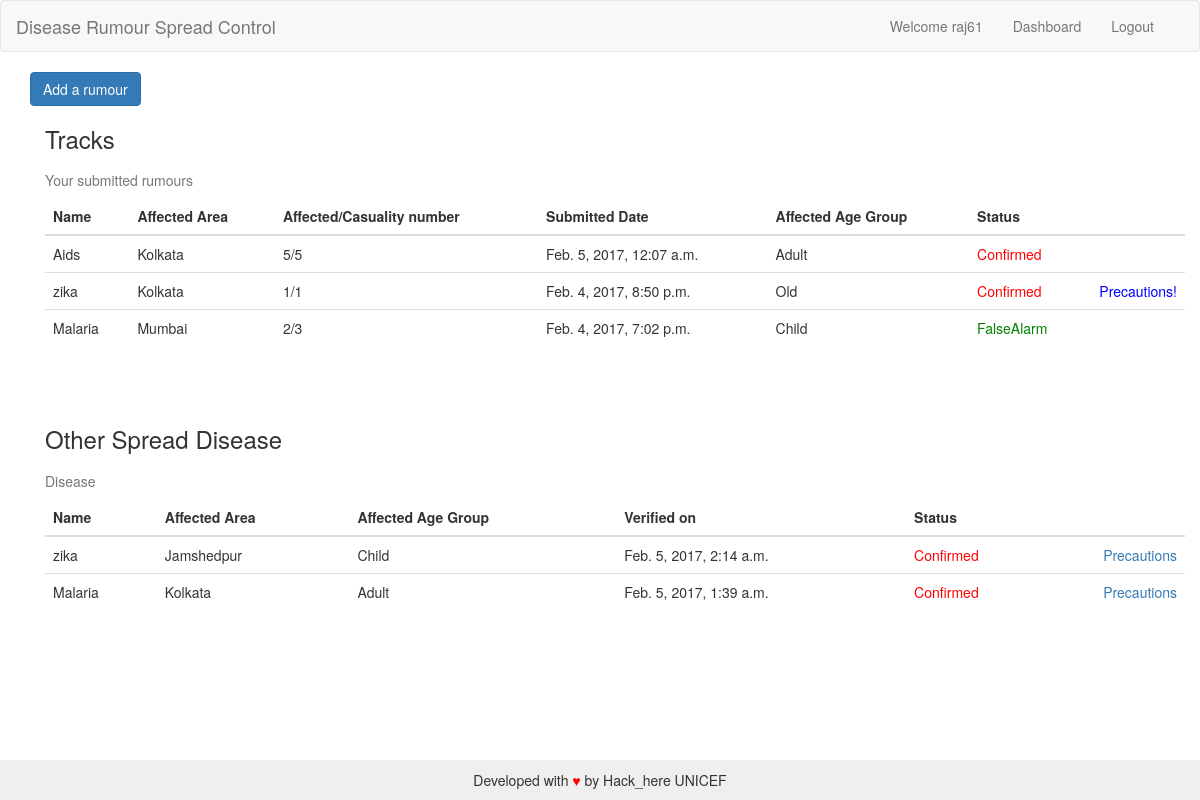
Page /dashboard/ (signed in) on the earlier database version.
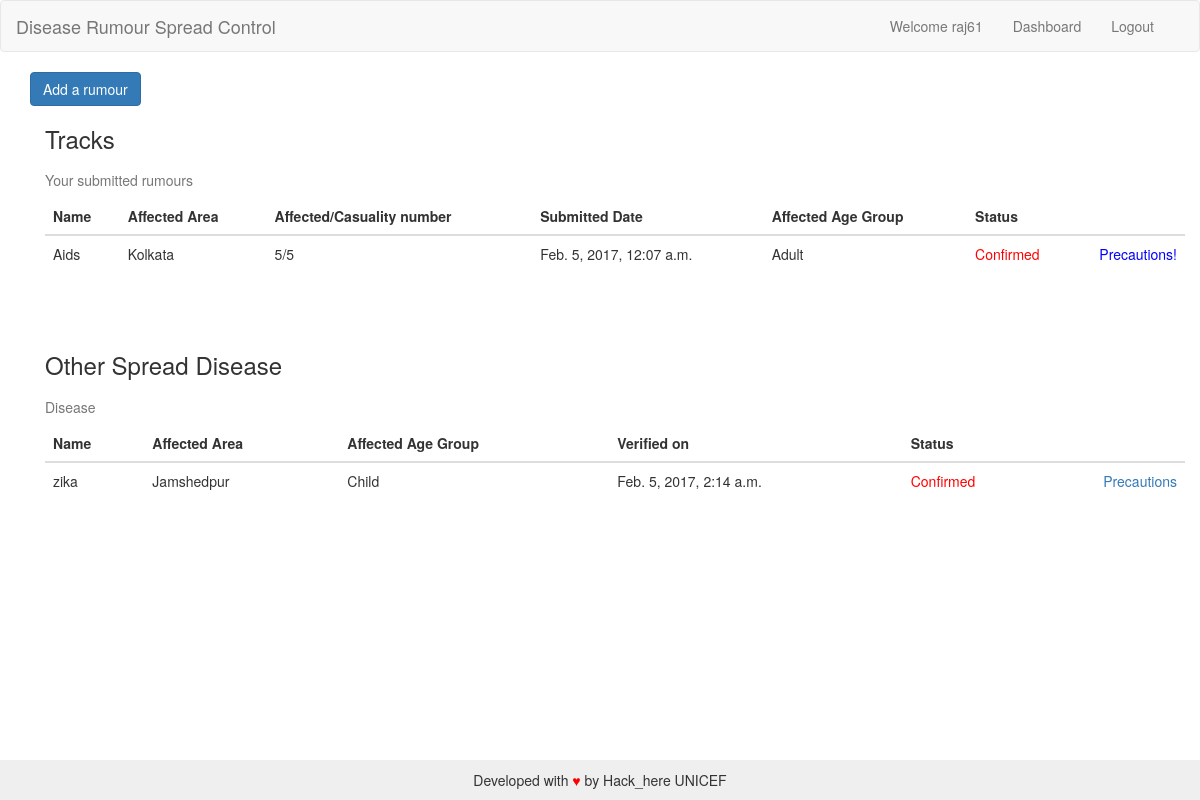
Same page on the later database version.
### healt/models.py (models this page shows, shortened)
class Query(models.Model):
    posted_by = models.ForeignKey(UserProfile,on_delete=models.CASCADE,blank=True, null=True)
    verified_by = models.ForeignKey(HealthOfficer,on_delete=models.CASCADE,blank=True, null=True)
    name = models.CharField(max_length=50)
    number_of_affected = models.IntegerField()
    affected_city = models.CharField(max_length=20)   # can be others
    number_of_casualties = models.IntegerField()
    status = models.CharField(max_length=20, choices=state)
    affected_age_group = models.CharField(max_length=20, choices=AGE_GROUP)
    posted_date = models.DateTimeField(auto_now_add=True)
    verified_date = models.DateTimeField(blank=True, null=True)
    precaution = models.TextField(blank=True, null=True)

### healt/views.py (the view)
# urls.py: url(r'^dashboard/$',dashboard),
def dashboard(request):
    if request.user.is_authenticated():
        print ("hello")
        if request.user.healthOfficer.exists():
            if request.GET.get("sort_by"):
                param = request.GET.get("sort_by")
                p = '-'+param
                print (p)
                query = Query.objects.all().order_by(p, 'id')
            else:
                query = Query.objects.all().order_by('-posted_date', 'id')
            return render(request,"officer_dashboard.html",{
                'query':query,
            })
        elif request.user.userProfile.exists():
            print ("user")
            query = Query.objects.filter(posted_by= request.user.userProfile.get()).order_by('-posted_date', 'id')
            otherq = Query.objects.exclude(posted_by= request.user.userProfile.get()).filter(status="Confirmed").order_by('-posted_date', 'id')
            return render(request,"user_dashboard.html",{
                'query':query,
                'otherq':otherq
            })
        else:
            return redirect('/profileComplete')
    else:
        print ("Bye")
    return render(request,"base.html",{})

### templates/user_dashboard.html (shortened to what this page needs)
{% extends "base.html" %}
{% block content %}
<a class="btn btn-primary" href="/add">Add a rumour</a>
    <div class="container">
        <h3> Tracks </h3>
        {% if query %}
            <table class = "table table-hover">
   <caption>Your submitted rumours </caption>
   <thead>
      <tr>
         <th>Name</th>
         <th>Affected Area</th>
         <th> Affected/Casuality number</th>
         <th> Submitted Date</th>
         <th> Affected Age Group</th>
         <th>Status</th>
      </tr>
   </thead>
   <tbody>
       {% for q in query %}
      <tr>
         <td>{{q.name}}</td>
         <td>{{q.affected_city}}</td>
         <td>{{q.number_of_affected}}/{{q.number_of_casualties}}</td>
         <td>{{q.posted_date}}</td>
         <td>{{q.affected_age_group}}</td>
         <td>
             {% if q.status == 'Confirmed' %}
               <span style="color: red;" > {{q.status}}</span>
                    {% if q.precaution %}
                    <a class="pull-right"style="color:blue;" href="/view/rumour/{{q.id}}"> Precautions!</a>
                    {% endif %}
                {% elif q.status == 'Pending' %}
               <span style="color: blue;"> {{q.status}}</span>
                {% else %}
               <span style="color: green;"> {{q.status}}</span>
                {% endif %}
         </td>
      </tr>
      {% endfor %}
   </tbody>
</table>
 {% else %}
  You don't have any submitted rumour.
 {% endif %}
<br><br>
<h3> Other Spread Disease </h3>
        {% if otherq %}
            <table class = "table table-hover">
   <caption>Disease</caption>
   <thead>
      <tr>
         <th>Name</th>
         <th>Affected Area</th>
         <th> Affected Age Group</th>
         <th> Verified on </th>
         <th>Status</th>
      </tr>
   </thead>
   <tbody>
      {% for q in otherq %}
      <tr>
         <td>{{q.name}}</td>
         <td>{{q.affected_city}}</td>
         <td>{{q.affected_age_group}}</td>
         <td> {{q.verified_date}}</td>
         <td style="color:red;">{{q.status}}
             <a class="pull-right" href="/view/rumour/{{q.id}}">Precautions</a>
         </td>
      </tr>
      {% endfor %}
   </tbody>
</table>
 {% else %}
  There is currently no other disease.
 {% endif %}
        </div>
{% endblock %}

Differences in the rows shown:
removed Query: name "zika", affected_city "Kolkata", number_of_affected "1", number_of_casualties "1", posted_date "Feb. 4, 2017, 8:50 p.m.", affected_age_group "Old", status "Confirmed", shown under "Your submitted rumours"
removed Query: name "Malaria", affected_city "Mumbai", number_of_affected "2", number_of_casualties "3", posted_date "Feb. 4, 2017, 7:02 p.m.", affected_age_group "Child", status "FalseAlarm", shown under "Your submitted rumours"
removed Query: name "Malaria", affected_city "Kolkata", affected_age_group "Adult", verified_date "Feb. 5, 2017, 1:39 a.m.", status "Confirmed", shown under "Disease"
changed Query "Aids": now shows "Precautions!"
